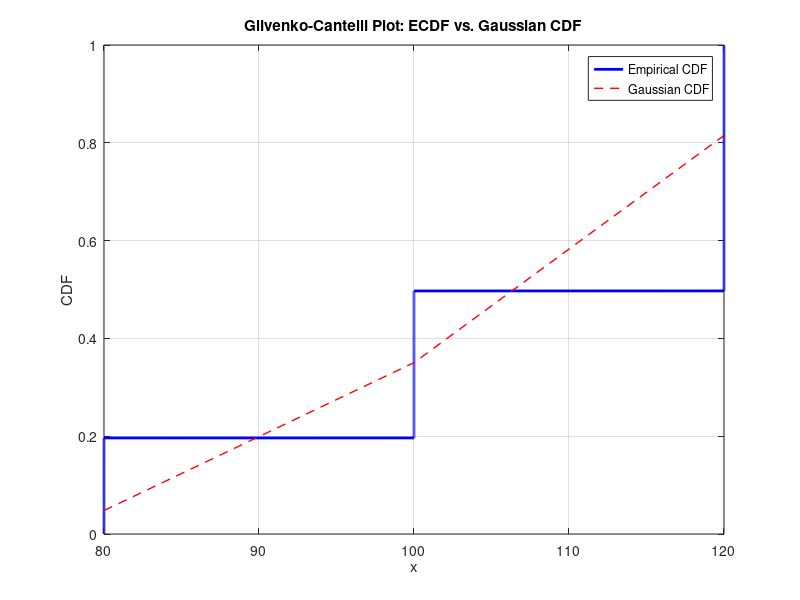

The MATLAB script that drew this image:
% Given data
values = [80, 100, 120];
probabilities = [0.2, 0.3, 0.5];

% Generate a sample from the finite distribution
sample_size = 20000; % Choose an appropriate sample size
sample_data = randsample(values, sample_size, true, probabilities);

% Compute ECDF
n = length(sample_data);
x_values = sort(sample_data);
ecdf_values = (1:n) / n;

% Overlay Gaussian CDFx_values
mu = sum(values .* probabilities); % Mean of the finite distribution
sigma = sqrt(sum((values - mu).^2 .* probabilities)); % Standard deviation

% Evaluate Gaussian CDF at x_values
gaussian_cdf_values = normcdf(x_values, mu, sigma);

% Plot ECDF and Gaussian CDF
figure;
plot(x_values, ecdf_values, 'b-', 'LineWidth', 2);
hold on;
plot(x_values, gaussian_cdf_values, 'r--', 'LineWidth', 1);
xlabel('x');
ylabel('CDF');
title('Glivenko-Cantelli Plot: ECDF vs. Gaussian CDF');
legend('Empirical CDF', 'Gaussian CDF');
grid on;

% Save the plot (optional)
% saveas(gcf, 'glivenko_cantelli_convergence.png');

% Display the plot
disp('Glivenko-Cantelli plot with Gaussian CDF overlay created.');
